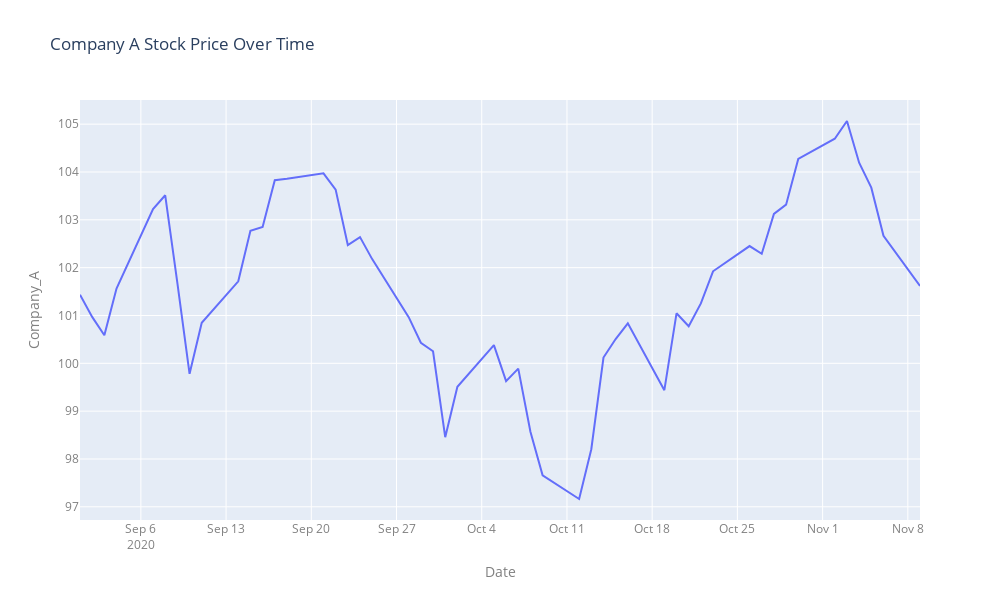

Notebook source saved alongside this figure:
### Code cell
import plotly.express as px

fig = px.line(df_plotly, x=df_plotly['Date'].astype(dtype=str), y=df_plotly['Company_A'], title='Company A Stock Price Over Time')
fig.update_xaxes(title_text='Date', color='grey')
fig.update_yaxes(title_text='Company_A', color='grey')

# Update the layout to set the figure size
fig.update_layout(width=1000, height=600)
print("Question 1")
fig.show()

### Figure 1 — Plotly figure (JSON) as saved in the notebook; plotly's stock layout.template omitted (floating-point values rounded to 4 significant figures)
{"data": [{"hovertemplate": "x=%{x}<br>Company_A=%{y}<extra></extra>", "legendgroup": "", "line": {"color": "#636efa", "dash": "solid"}, "marker": {"symbol": "circle"}, "mode": "lines", "name": "", "orientation": "v", "showlegend": false, "type": "scatter", "x": ["2020-09-01", "2020-09-02", "2020-09-03", "2020-09-04", "2020-09-07", "2020-09-08", "2020-09-09", "2020-09-10", "2020-09-11", "2020-09-14", "2020-09-15", "2020-09-16", "2020-09-17", "2020-09-18", "2020-09-21", "2020-09-22", "2020-09-23", "2020-09-24", "2020-09-25", "2020-09-28", "2020-09-29", "2020-09-30", "2020-10-01", "2020-10-02", "2020-10-05", "2020-10-06", "2020-10-07", "2020-10-08", "2020-10-09", "2020-10-12", "2020-10-13", "2020-10-14", "2020-10-15", "2020-10-16", "2020-10-19", "2020-10-20", "2020-10-21", "2020-10-22", "2020-10-23", "2020-10-26", "2020-10-27", "2020-10-28", "2020-10-29", "2020-10-30", "2020-11-02", "2020-11-03", "2020-11-04", "2020-11-05", "2020-11-06", "2020-11-09"], "xaxis": "x", "y": [101.4, 101.0, 100.6, 101.6, 103.2, 103.5, 101.7, 99.78, 100.8, 101.7, 102.8, 102.8, 103.8, 103.9, 104.0, 103.6, 102.5, 102.6, 102.2, 101.0, 100.4, 100.3, 98.46, 99.51, 100.4, 99.63, 99.89, 98.57, 97.66, 97.16, 98.2, 100.1, 100.5, 100.8, 99.44, 101.0, 100.8, 101.3, 101.9, 102.5, 102.3, 103.1, 103.3, 104.3, 104.7, 105.1, 104.2, 103.7, 102.7, 101.6], "yaxis": "y"}], "layout": {"height": 600, "legend": {"tracegroupgap": 0}, "title": {"text": "Company A Stock Price Over Time"}, "width": 1000, "xaxis": {"anchor": "y", "autorange": true, "color": "grey", "domain": [0, 1], "range": ["2020-09-01", "2020-11-09"], "title": {"text": "Date"}, "type": "date"}, "yaxis": {"anchor": "x", "autorange": true, "color": "grey", "domain": [0, 1], "range": [96.72, 105.5], "title": {"text": "Company_A"}, "type": "linear"}}}
